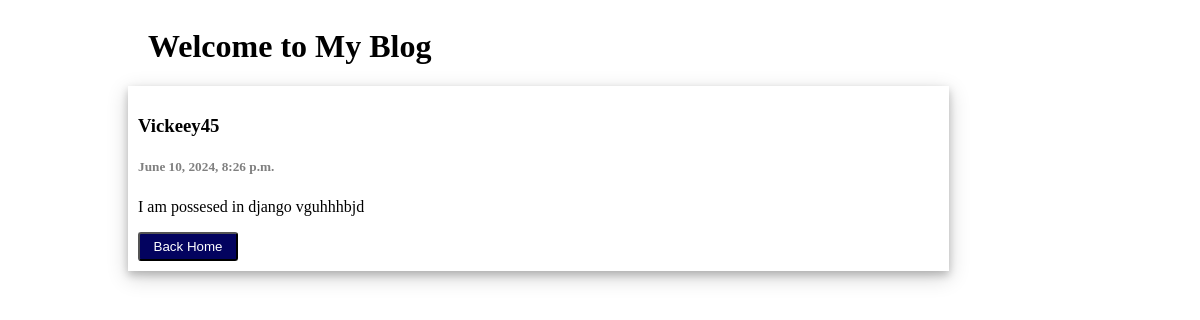
Screenshot of /mypost/3 with the database file from the repository.
### myblogapp/models.py (models this page shows)
class MyBlog(models.Model):
    title = models.CharField(max_length=50)
    body  = models.CharField(max_length=5000)
    created_at = models.DateTimeField(default=datetime.now)

### myblogapp/views.py (the view)
# urls.py: path('mypost/<str:pk>',views.getpost,name='mypost')
def getpost(request,pk):
    mypost = MyBlog.objects.get(id=pk)
    return render(request, 'mypost.html',{'mypost':mypost})

### templates/mypost.html (shortened to what this page needs)
<body>
    <div class="title">
        <h1>Welcome to My Blog</h1>
    </div>
    <div class="body">
        <h3>{{mypost.title}}</h3>
        <h5 style="color: gray;">{{mypost.created_at}}</h5>
        <p>{{mypost.body}}</p>
        <a href="/"><button>Back Home</button></a>
    </div>
</body>

### templates/mypost.html (style rules this page uses)
body { padding: 20px; }
.title { margin-left: 120px; }
.body { margin: 20px; padding: 10px; margin-left: 100px; width: 70%; box-shadow: 0 4px 8px 0 rgba(0, 0, 0, 0.2),0 6px 20px 0 rgba(0, 0, 0, 0.19); }
button { background-color: rgb(3, 3, 95); color: white; padding: 5px; width: 100px; border-radius: 3px; }

### rows the page displays
MyBlog: title "Vickeey45", created_at "June 10, 2024, 8:26 p.m.", body "I am possesed in django vguhhhbjd"
